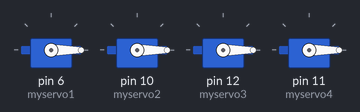
The sketch below on a simulated Arduino Uno, built with avr-gcc and run on an emulated ATmega328P. Shown: 4 × servo. What the sketch prints to the serial monitor is not drawn.

Above: at 0.15 s.
At 2.0 s:
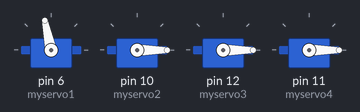
At 2.9 s:
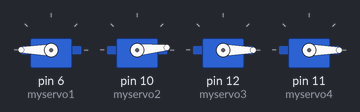
At 3.85 s:
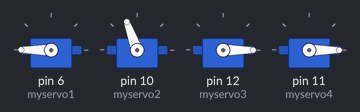
At 5.55 s:
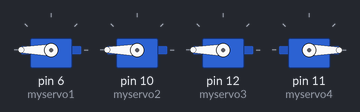
At 7.5 s:
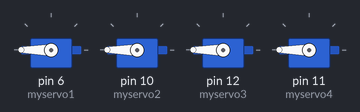
Timing chart, 0 to 9.7 s (numbered marks = the images above):
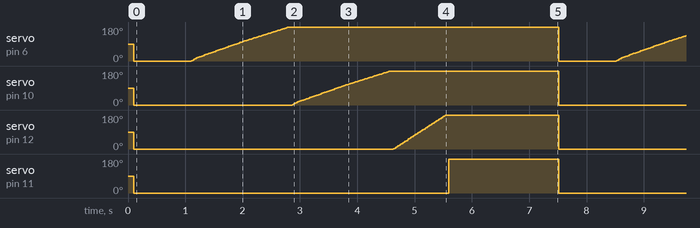

The sketch:

4_servo_control2.ino
```cpp
#include <Servo.h>// include library

Servo myservo1;  // create myservo objects to control the servo
Servo myservo2;
Servo myservo3;
Servo myservo4;

int pos1 = 0;    // variable to store the servo position
int pos2 = 0;    // variable to store the servo position
int pos3 = 0;    // variable to store the servo position
int pos4 = 0;    // variable to store the servo position

void setup() {
  Serial.begin(9600);
  myservo1.attach(6);  // attaches the servo on pin 9 to the servo object
  myservo2.attach(10);  // attaches the servo on pin 6 to the servo object
  myservo3.attach(12);  // attaches the servo on pin 10 to the servo object
  myservo4.attach(11);  // attaches the servo on pin 11 to the servo object
  delay(100);
}

void loop() {
  zeroServos(); //set the servos to pos 0.

  for (pos1 = 0; pos1 <= 180; pos1 += 1) { //moves myservo1 from 0 degrees to 180 degrees
      // in steps of 1 degree
      Serial.println("ONE");
      Serial.println(pos1);
      myservo1.write(pos1);
      delay(5);
    }delay(50);


  for (pos2 = 0; pos2 <= 180; pos2 += 1) { //moves myservo2 from 0 degrees to 180 degrees
      // in steps of 1 degree
      Serial.println("TWO");
      Serial.println(pos2);
      myservo2.write(pos2);
      delay(5);
    }delay(50);


  for (pos3 = 0; pos3 <= 180; pos3 += 1) { //moves myservo3 from 0 degrees to 180 degrees
      // in steps of 1 degree
      myservo3.write(pos3);
      delay(5);
    }delay(50);

  for (pos4 = 0; pos4 <= 180; pos4 += 1) { //moves myservo4 from 0 degrees to 180 degrees
    // in steps of 1 degree
    myservo4.write(pos3);
      delay(5);
    }delay(1000);

}
void zeroServos(){ // function sets all servos to zero
  myservo1.write(0);
  myservo2.write(0);
  myservo3.write(0);
  myservo4.write(0);
   delay(1000);
}
```

Measured:
- by itself, servo on pin 11 (myservo4): alternates 180° for 1.9 s and 0° for 5.5 s
